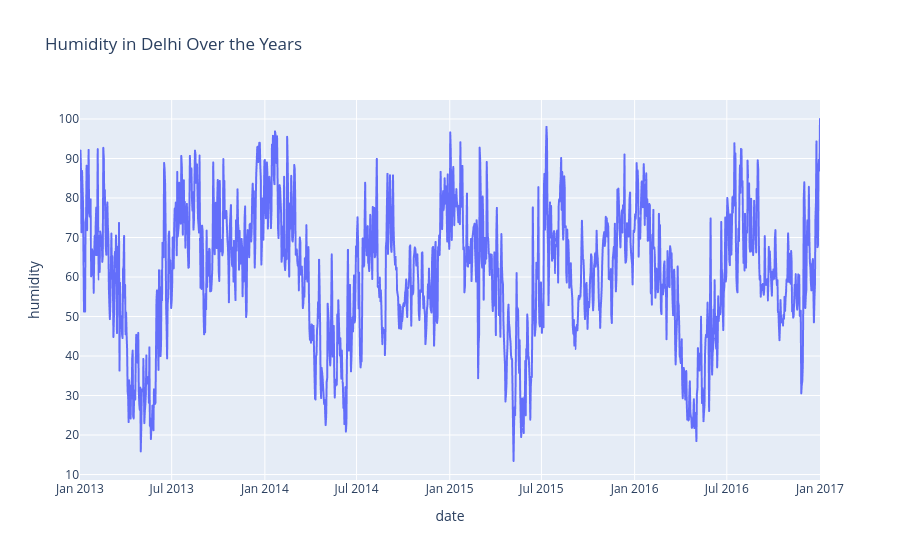

The notebook cell saved with this chart:
### Markdown cell above
Checking the humidity in Delhi over the years

### Code cell
figure = px.line(data, x='date', y='humidity', title='Humidity in Delhi Over the Years')
figure.show()

### Figure 1 — Plotly figure (JSON) as saved in the notebook; plotly's stock layout.template omitted (floating-point values rounded to 4 significant figures; data arrays with more than 128 entries replaced by an {"elided": "..."} marker saying what was removed)
{"data": [{"hovertemplate": "date=%{x}<br>humidity=%{y}<extra></extra>", "legendgroup": "", "line": {"color": "#636efa", "dash": "solid"}, "marker": {"symbol": "circle"}, "mode": "lines", "name": "", "showlegend": false, "type": "scattergl", "x": {"elided": "1462 str values"}, "xaxis": "x", "y": {"elided": "1462 float values"}, "yaxis": "y"}], "layout": {"legend": {"tracegroupgap": 0}, "title": {"text": "Humidity in Delhi Over the Years"}, "xaxis": {"anchor": "y", "domain": [0, 1], "title": {"text": "date"}}, "yaxis": {"anchor": "x", "domain": [0, 1], "title": {"text": "humidity"}}}}
